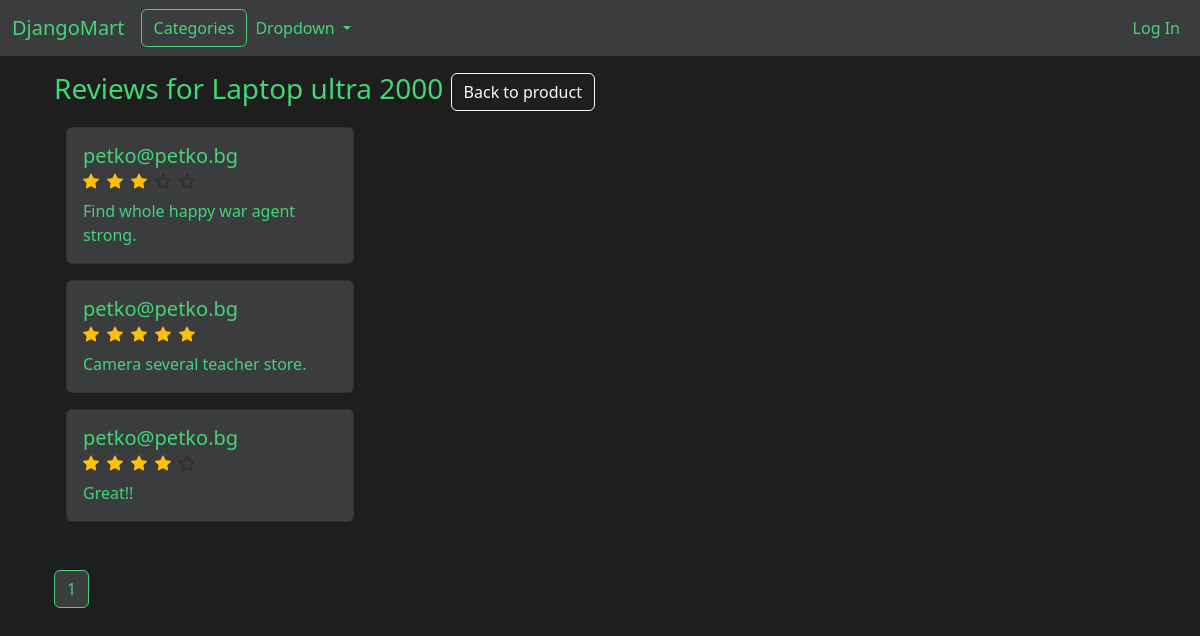
The app's page /reviews/1, older data.
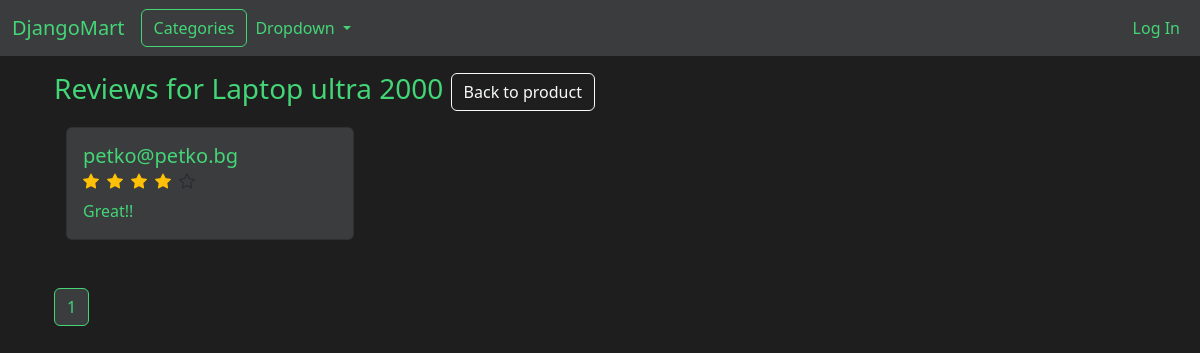
The same page, newer data.
### DjangoMartApp/models.py (models this page shows, shortened)
class Review(models.Model):
    user = models.ForeignKey(User, on_delete=models.CASCADE)
    purchase_item = models.OneToOneField('PurchaseItem', on_delete=models.CASCADE, related_name='review')
    product = models.ForeignKey('Product', on_delete=models.CASCADE, related_name='review')
    rating = models.PositiveSmallIntegerField(validators=[MinValueValidator(0), MaxValueValidator(5)],
                                            null=True,
                                            blank=True)
    comment = models.TextField(blank=True, null=True, validators=[MaxLengthValidator(300)])
    created_date = models.DateTimeField(auto_now_add=True)
    updated_date = models.DateTimeField(auto_now=True)
    is_auto_generated = models.BooleanField(default=False)
    generated_date = models.DateTimeField(blank=True, null=True)
    class Meta:
        ordering = ["-created_date"]

class User(AbstractUser):
    first_name = models.CharField(max_length=50)
    last_name = models.CharField(max_length=50)
    phone_number = models.CharField(max_length=15, blank=True)
    total_purchased_amount = models.FloatField(default=0)
    available_tokens = models.FloatField(default=500,  validators=[MinValueValidator(0)])
    delivery_details_provided_count = models.PositiveSmallIntegerField(default=0, validators=[MaxValueValidator(3)])
    is_deleted = models.BooleanField(default=False)
    is_api_user = models.BooleanField(default=False)
    created_date = models.DateTimeField(default=timezone.now, editable=False)
    updated_date = models.DateTimeField(auto_now=True)
    is_auto_generated = models.BooleanField(default=False)
    generated_date = models.DateTimeField(blank=True, null=True)

### DjangoMartApp/views/web.py (the view)
# urls.py: path('reviews/<int:product_id>', review_view, name='reviews'),
def review_view(request, product_id):
    product = get_object_or_404(Product, id=product_id)
    reviews = Paginator(Review.objects.filter(product=product), 20)
    page_number = request.GET.get('page')
    review_page = reviews.get_page(page_number)
    return render_django_mart_app(request, 'reviews', {'reviews':review_page, 'product':product})

### DjangoMartApp/context_processors.py (called while the page is built)
def categories_processor(request):
    return {
        'categories': Category.objects.filter(is_active=True)
    }

def cart_processor(request):
    if request.user.is_authenticated:
        try:
            cart = ShoppingCart.objects.get(user_id=request.user)
        except ShoppingCart.DoesNotExist:
            cart = None
    else:
        cart = None
    return {'shopping_cart': cart}

### DjangoMartApp/views/utility.py (called while the page is built)
def render_django_mart_app(request, template_name, context=None):
    if context is None:
        context = {}
    full_template_name = f'DjangoMartApp/{template_name}.html'
    return render(request, full_template_name, context)

### DjangoMartApp/templates/DjangoMartApp/reviews.html (shortened to what this page needs)
{% extends "DjangoMartApp/layout.html" %}
{% block styles %}
    <link href="https://cdn.jsdelivr.net/npm/bootstrap-icons/font/bootstrap-icons.css" rel="stylesheet">
{% endblock %}
{% block body %}
    <div class="container mt-3">
        <div class="row">
            <div class="h3 mb-3">Reviews for {{product.title}}
            <a href="{% url 'product' product.id %}">
                <button type="button" class="btn btn-outline-light">Back to product</button>
            </a>
            </div>
            <div class="container">
                <div class="container mb-5">
                    {% for review in reviews %}
                        <div class="card mb-3" style="width: 18rem;">
                            <div class="card-body">
                                <h5 class="card-title">{{review.user.username}}</h5>
                                <h6 class="card-subtitle mb-2 text-body-secondary">
                                    <div class="d-flex gap-2">
                                        {% for i in "12345"|make_list %}
                                            {% if forloop.counter <= review.rating %}
                                                <i class="bi bi-star-fill text-warning star"></i>
                                            {% else %}
                                                <i class="bi bi-star star"></i>
                                            {% endif %}
                                        {% endfor %}
                                    </div>
                                </h6>
                                <p class="card-text">{{review.comment}}</p>
                            </div>
                        </div>
                    {% endfor %}
                </div>
                <div>
                    {% for num in reviews.paginator.page_range %}
                        {% if num == 1 or num == reviews.paginator.num_pages %}
                            {% if num == reviews.number %}
                                <span class="btn btn-outline-light active">{{ num }}</span>
                            {% else %}
                                <a class="btn btn-outline-light" href="?page={{ num }}">{{ num }}</a>
                            {% endif %}
                        {% elif num == reviews.number %}
                            <span class="btn btn-outline-light active">{{ num }}</span>
                        {% elif num >= reviews.number|add:"-2" and num <= reviews.number|add:"2" %}
                            <a class="btn btn-outline-light" href="?page={{ num }}">{{ num }}</a>
                        {% elif num == reviews.number|add:"-3" or num == reviews.number|add:"3" %}
                            <span class="btn btn-outline-light disabled">...</span>
                        {% endif %}
                    {% endfor %}
                </div>
            </div>
        </div>
    </div>
{% endblock %}

Row changes from the older to the newer data that the page shows:
removed Review: user.username "petko@petko.bg", rating 3 (drawn), comment "Find whole happy war agent strong."
removed Review: user.username "petko@petko.bg", rating 5 (drawn), comment "Camera several teacher store."
